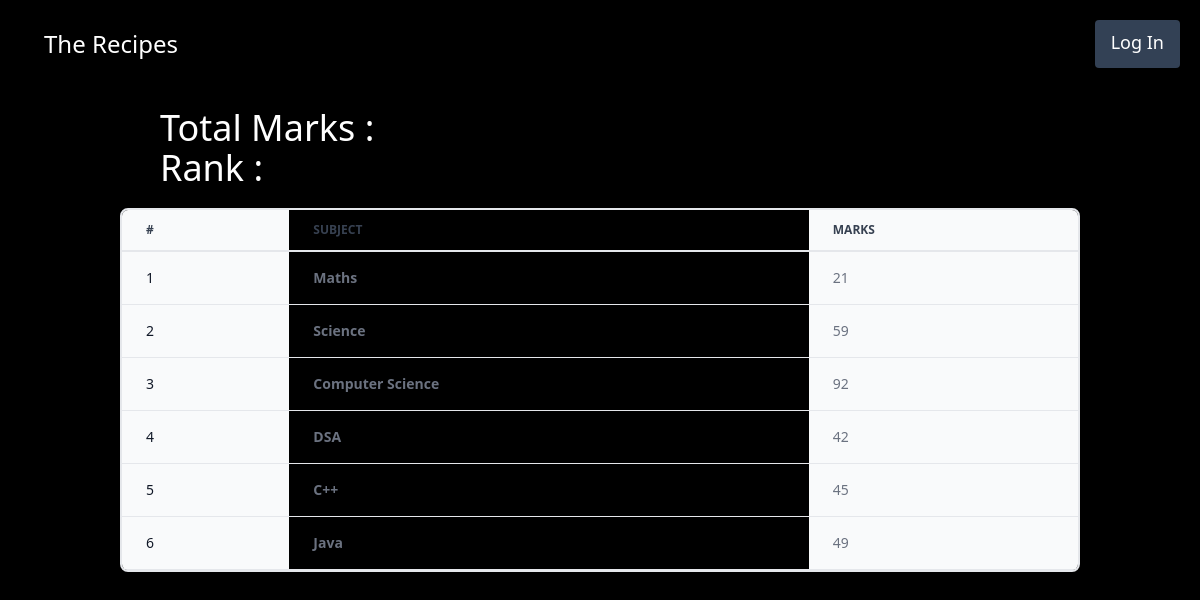
The app's page /vege/seemarks/STU-0001 with its own data.
### vege/models.py (models this page shows, shortened)
class SubjectMarks(models.Model):
    student = models.ForeignKey(
        Student, related_name="studentmarks", on_delete=models.CASCADE)
    subject = models.ForeignKey(Subject, on_delete=models.CASCADE)
    marks = models.IntegerField()
    class Meta:
        unique_together = ["student", "subject"]

class Subject(models.Model):
    subject_name = models.CharField(max_length=100)
    def __str__(self) -> str:
        return self.subject_name

### vege/views.py (the view)
def see_marks(request, student_id):
    queryset = SubjectMarks.objects.filter(
        student__student_id__student_id=student_id)
    total_marks = queryset.aaggregate(total_marks=Sum("marks"))
    return render(request, template_name="seeMarks.html", context={"qs": queryset, "total_marks": total_marks})

### vege/templates/seeMarks.html
{% extends 'base2.html' %}
{% block start %}
  <div class="mx-40 my-5">
    <h1 class="text-4xl">Total Marks : {{ total_marks.total_marks }}</h1>
    <h1 class="text-4xl">Rank : </h1>
  </div>
  <div class="relative overflow-x-auto shadow-md sm:rounded-lg mx-[10vw] border-2 dark:bg-slate-800 dark:text-white dark:text-slate-400">
    <table class="w-full text-sm text-left rtl:text-right text-gray-500 dark:text-gray-400">
      <thead class="text-xs border-b-2 text-gray-700 uppercase dark:text-gray-400">
        <tr>
          <th scope="col" class="px-6 py-3 bg-gray-50 dark:bg-gray-800">#</th>
          <th scope="col" class="px-6 py-3">
            <b>Subject</b>
          </th>
          <th scope="col" class="px-6 py-3 bg-gray-50 dark:bg-gray-800">Marks</th>
        </tr>
      </thead>
      <tbody>
        {% for m in qs %}
          <tr class="border-b border-gray-200 dark:border-gray-700">
            <th scope="row" class="px-6 py-4 font-medium text-gray-900 whitespace-nowrap bg-gray-50 dark:text-white dark:bg-gray-800">{{ forloop.counter }}</th>
            <td class="px-6 py-4">
              <b>{{ m.subject }}</b>
            </td>
            <td class="px-6 py-4 bg-gray-50 dark:bg-gray-800">{{ m.marks }}</td>
          </tr>
        {% endfor %}
      </tbody>
    </table>
  </div>
{% endblock %}

### vege/templates/base2.html (style rules this page uses)
body { background-color: black; color: white; }

### records on screen
SubjectMarks: subject "Maths", marks "21"
SubjectMarks: subject "Science", marks "59"
SubjectMarks: subject "Computer Science", marks "92"
SubjectMarks: subject "DSA", marks "42"
SubjectMarks: subject "C++", marks "45"
SubjectMarks: subject "Java", marks "49"
